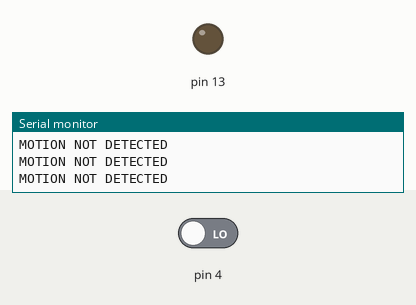
Simulated run of this sketch. Board: Arduino Uno, built with avr-gcc and run on an emulated ATmega328P. Shown: output pins drawn as LEDs (lit = HIGH), the last lines printed to the serial monitor. The test bench sets the inputs (shaded band); at power-on: pin 4 LOW.

Above: at 2.8 s.
2.9 s: pin 4 driven HIGH
At 4.2 s:
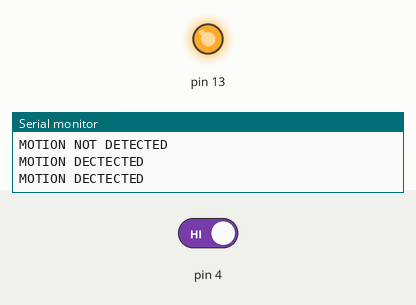
4.5 s: pin 4 driven LOW
At 6.0 s:
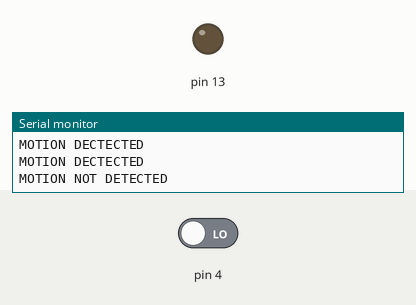
Timing chart, 0 to 7.5 s (numbered marks = the images above; inputs shaded):
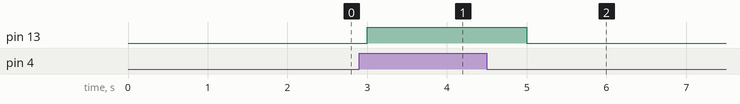

Measured:
- after the input at 2.9 s, pin 13: LOW → HIGH after 0.10 s
- after the input at 4.5 s, pin 13: HIGH → LOW after 0.50 s

The sketch:

brilliant_hillar_snicket1.ino
```cpp
const int pir = 4;
void setup() {

  pinMode(4, INPUT);
  pinMode(13, OUTPUT);
  Serial.begin(9600);
}

void loop() {

  if(digitalRead(4) == HIGH)
  {
    Serial.println("MOTION DECTECTED");
    digitalWrite(13, HIGH);
  }
  else
  {
    Serial.println("MOTION NOT DETECTED");
    digitalWrite(13, LOW);
  }
  delay(1000);
}
```
